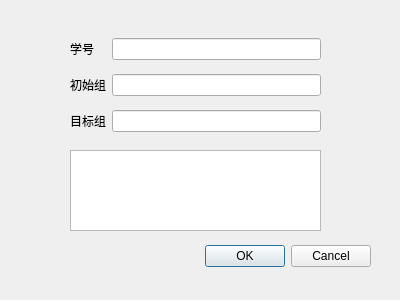
<?xml version="1.0" encoding="UTF-8"?>
<ui version="4.0">
 <class>Dialog</class>
 <widget class="QDialog" name="Dialog">
  <property name="geometry">
   <rect>
    <x>0</x>
    <y>0</y>
    <width>400</width>
    <height>300</height>
   </rect>
  </property>
  <property name="windowTitle">
   <string>复制用户</string>
  </property>
  <widget class="QDialogButtonBox" name="buttonBox">
   <property name="geometry">
    <rect>
     <x>30</x>
     <y>240</y>
     <width>341</width>
     <height>32</height>
    </rect>
   </property>
   <property name="orientation">
    <enum>Qt::Horizontal</enum>
   </property>
   <property name="standardButtons">
    <set>QDialogButtonBox::Cancel|QDialogButtonBox::Ok</set>
   </property>
  </widget>
  <widget class="QWidget" name="gridLayoutWidget">
   <property name="geometry">
    <rect>
     <x>70</x>
     <y>30</y>
     <width>251</width>
     <height>111</height>
    </rect>
   </property>
   <layout class="QGridLayout" name="gridLayout">
    <item row="2" column="0">
     <widget class="QLabel" name="label_3">
      <property name="text">
       <string>目标组</string>
      </property>
     </widget>
    </item>
    <item row="1" column="0">
     <widget class="QLabel" name="label_2">
      <property name="text">
       <string>初始组</string>
      </property>
     </widget>
    </item>
    <item row="0" column="0">
     <widget class="QLabel" name="label">
      <property name="text">
       <string>学号</string>
      </property>
     </widget>
    </item>
    <item row="1" column="2">
     <widget class="QLineEdit" name="lineEdit_2"/>
    </item>
    <item row="0" column="2">
     <widget class="QLineEdit" name="lineEdit"/>
    </item>
    <item row="2" column="2">
     <widget class="QLineEdit" name="lineEdit_3"/>
    </item>
   </layout>
  </widget>
  <widget class="QTextBrowser" name="textBrowser">
   <property name="geometry">
    <rect>
     <x>70</x>
     <y>150</y>
     <width>251</width>
     <height>81</height>
    </rect>
   </property>
  </widget>
 </widget>
 <resources/>
 <connections>
  <connection>
   <sender>buttonBox</sender>
   <signal>accepted()</signal>
   <receiver>Dialog</receiver>
   <slot>accept()</slot>
   <hints>
    <hint type="sourcelabel">
     <x>248</x>
     <y>254</y>
    </hint>
    <hint type="destinationlabel">
     <x>157</x>
     <y>274</y>
    </hint>
   </hints>
  </connection>
  <connection>
   <sender>buttonBox</sender>
   <signal>rejected()</signal>
   <receiver>Dialog</receiver>
   <slot>reject()</slot>
   <hints>
    <hint type="sourcelabel">
     <x>316</x>
     <y>260</y>
    </hint>
    <hint type="destinationlabel">
     <x>286</x>
     <y>274</y>
    </hint>
   </hints>
  </connection>
 </connections>
</ui>
